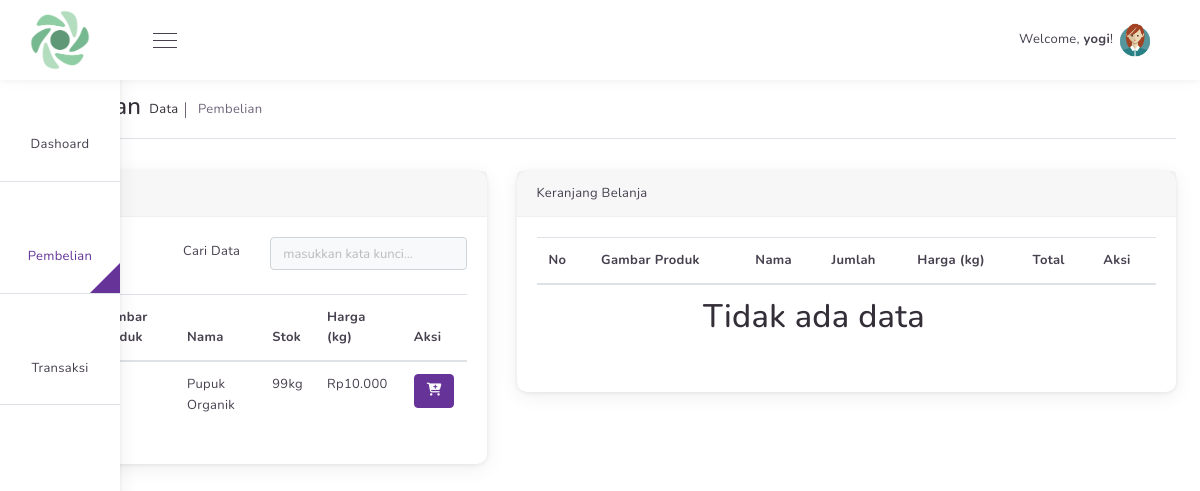
The page /views/pembelian (signed in) on the database as committed earlier.
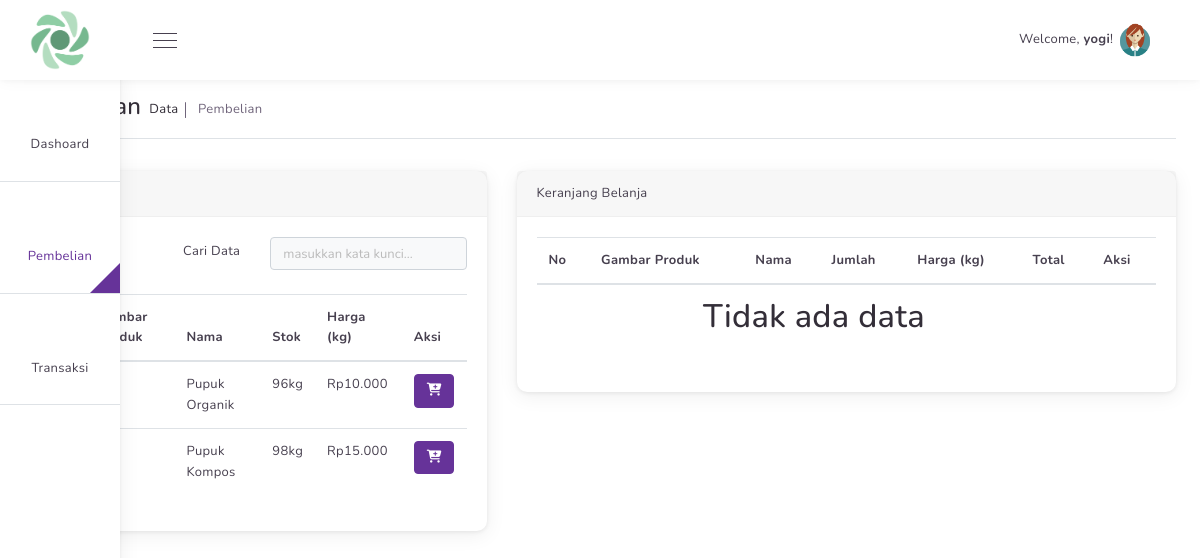
The same page on the database as committed later.
### tables this page shows
CREATE TABLE `produk` (
  `id` int(11) NOT NULL,
  `nama_produk` varchar(255) NOT NULL,
  `gambar_produk` varchar(255) NOT NULL,
  `jumlah_produk_kg` int(11) NOT NULL,
  `harga_produk` int(11) NOT NULL,
  `harga_produk_asli` int(11) NOT NULL DEFAULT 0
);

### views/pembelian/index.php (the view, shortened to what the changed rows need)
<?php
$db = databaseConnection();
$query = "SELECT * FROM produk WHERE jumlah_produk_kg > 0";
$stmt = $db->query($query);
$results = $stmt->fetchAll();
$query2 = "SELECT a.id, a.kuantitas, c.nama_produk, c.harga_produk, c.gambar_produk, b.id as id_transaksi, c.jumlah_produk_kg
            FROM detail_transaksi a
            JOIN transaksi b ON a.id_transaksi=b.id
            JOIN produk c ON c.id=a.id_produk
            WHERE b.id_pengguna = " . $_SESSION['id_pengguna'] . " AND b.is_done = 0";
$prep = $db->query($query2);
$data = $prep->fetchAll();
?>
<div class="row">
    <div class="col-5">
        <div class="card mb-4">
            <div class="card-body">
                <table class="table table-hover table-stripped mt-3" id="tableProduct">
                    <thead>
                        <tr>
                            <th>No</th>
                            <th>Gambar Produk</th>
                            <th>Nama</th>
                            <th>Stok</th>
                            <th>Harga (kg)</th>
                            <th>Aksi</th>
                        </tr>
                    </thead>
                    <tbody>
                        <?php foreach ($results as $key => $value) : ?>
                            <tr>
                                <td><?= ($key + 1); ?></td>
                                <td><img src="<?= $value['gambar_produk']; ?>" width="100px"></td>
                                <td><?= $value['nama_produk']; ?></td>
                                <td><?= $value['jumlah_produk_kg']; ?>kg</td>
                                <td>Rp<?= number_format($value['harga_produk'], 0, ",", ".") ?></td>
                                <td>
                                    <button class="btn btn-cart btn-primary" data-cat="addCart" data-id="<?= $value['id']; ?>" data-max="<?= $value['jumlah_produk_kg']; ?>" <?= $value['jumlah_produk_kg'] == 0 ? 'disabled' : ''; ?>>
                                        <i class="fa fa-cart-plus text-white pointer"></i>
                                    </button>
                                </td>
                            </tr>
                        <?php endforeach; ?>
                    </tbody>
                </table>
            </div>
        </div>
    </div>
    <div class="col-7">
        <div class="card mb-4">
            <div class="card-body">
                <table class="table table-hover table-stripped" id="keranjang">
                    <thead>
                        <tr>
                            <th>No</th>
                            <th>Gambar Produk</th>
                            <th>Nama</th>
                            <th>Jumlah</th>
                            <th>Harga (kg)</th>
                            <th>Total</th>
                            <th>Aksi</th>
                        </tr>
                    </thead>
                    <tbody>
                        <?php
                        if (count($data) > 0) {
                            foreach ($data as $index => $v) :
                        ?>
                                <tr>
                                    <td><?= ($index + 1); ?></td>
                                    <td><img src="<?= $v['gambar_produk']; ?>" width="100px"></td>
                                    <td><?= $v['nama_produk']; ?></td>
                                    <td><?= $v['kuantitas']; ?>kg</td>
                                    <td>Rp<?= number_format($v['harga_produk'], 0, ",", ".") ?>/kg</td>
                                    <td>Rp<?= number_format(($v['harga_produk'] * $v['kuantitas']), 0, ",", ".") ?></td>
                                    <td class="text-center">
                                        <button class="btn btn-cart btn-success mr-2" data-id="<?= $v['id']; ?>" data-cat="updateCart" data-kuantitas="<?= $v['kuantitas']; ?>" data-max="<?= $v['jumlah_produk_kg']; ?>">
                                            <i class="fa fa-pencil text-white pointer"></i>
                                        </button>
                                        <button class="btn btn-delete btn-danger" data-transaksi="<?= $v['id_transaksi']; ?>" data-id="<?= $v['id']; ?>">
                                            <i class="fa fa-trash text-white pointer"></i>
                                        </button>
                                    </td>
                                </tr>
                            <?php
                            endforeach;
                        } else {
                            ?>
                            <tr>
                                <td colspan="6" class="text-center">
                                    <h1>Tidak ada data</h1>
                                </td>
                            </tr>
                        <?php
                        }
                        ?>
                    </tbody>
                </table>
            </div>
        </div>
    </div>
</div>
<?php
require_once('../../templates/master.php');
?>

Rows that differ between the two databases and show on the page:
changed produk "Pupuk Organik": jumlah_produk_kg "99" → "96"
added produk: nama_produk "Pupuk Kompos", jumlah_produk_kg "98", harga_produk "15.000"
